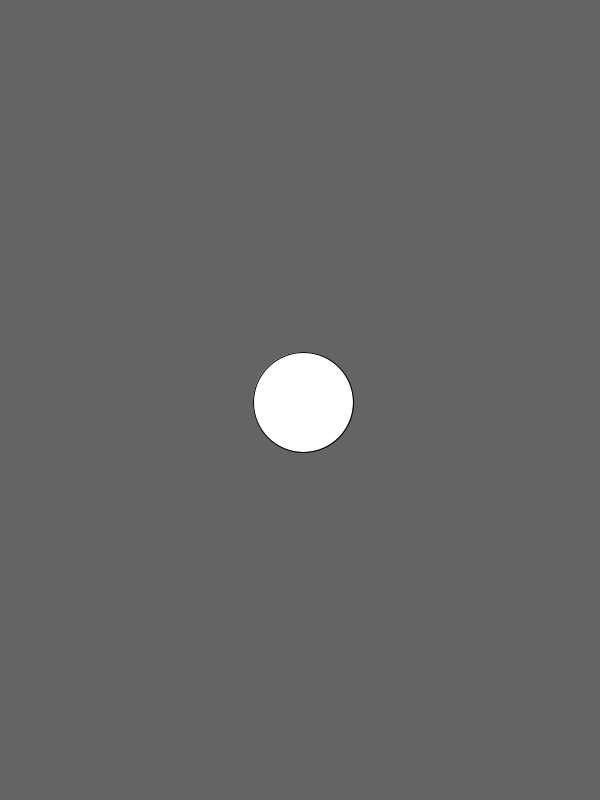
Frame 1 (no input)
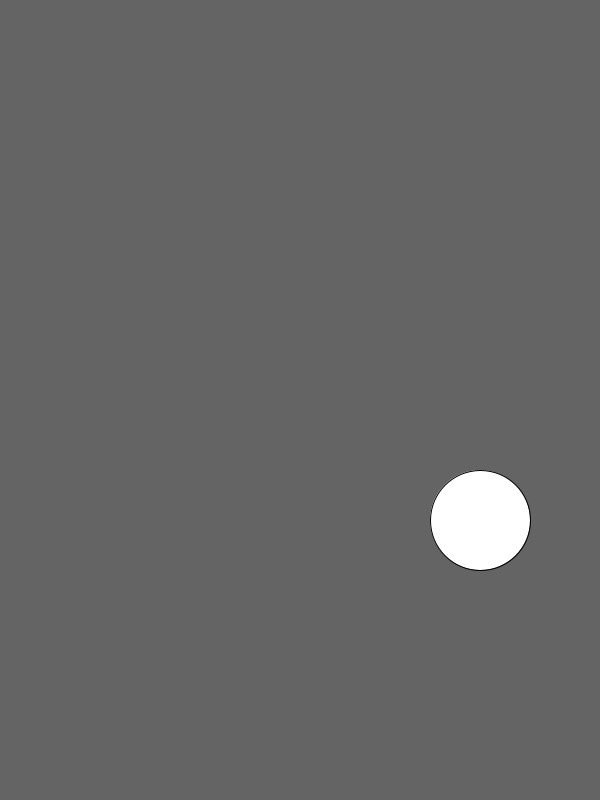
Frame 60 (the mouse pressed at the canvas centre just before this capture)
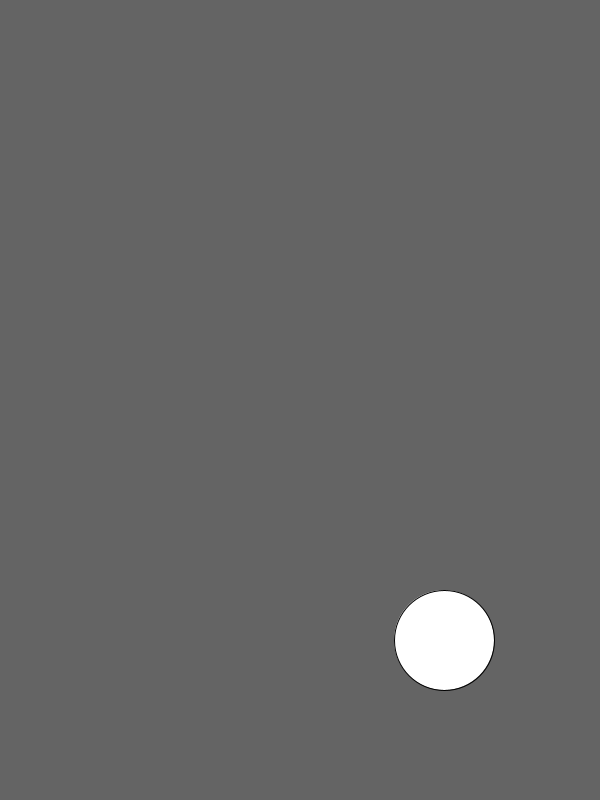
Frame 120 (the mouse held since frame 60 and released just before this capture)

The Processing sketch that drew these frames (run headless with seeded random() and noise(); from frame 60 on, the mouse is pressed at the canvas centre):

// Processing sketch: Week_5_ExtraCredit
// ── Week_5_ExtraCredit.pde
// Bouncing Ball Challenge

//Defining variables
int x;           //x position
int y;           //y position
int diam;        //Diameter of circle
int radius;      //Radius of circle
int xSpeed;      //Speed
int ySpeed;      //Speed

void setup()
{
  size(600, 800);       //Canvas size
  x = width/2;         //Defining x (position = center)
  y = height/2;        //Defining y (position = center)
  diam = 100;          //Defining diameter = 100
  radius = diam/2;     //Radius = half of diameter so 50
  xSpeed = 3;
  ySpeed = 2;
}

void draw()
{
  background(100);     //Background color

  x += xSpeed;    //Position x += xSpeed (will keep moving)
  y += ySpeed;    //Position y += ySpeed (will keep moving)
  
  if(x > width - radius || x < radius)   //If position x is > width - radius --OR-- if position x < 0 + radius (boundaries)
  {
    xSpeed *= -1;     //Then speed *= -1 meaning ball could continue in opposite direction
  }
  
  if(y > height - radius || y < radius)
  {
    ySpeed *= -1;     //Then direction *= -1 meaning ball could continue in opposite direction
  }
  
  ellipse(x, y, diam, diam);     //Making the ellipse shape (ellipse (x, y, width, height))
  
}
